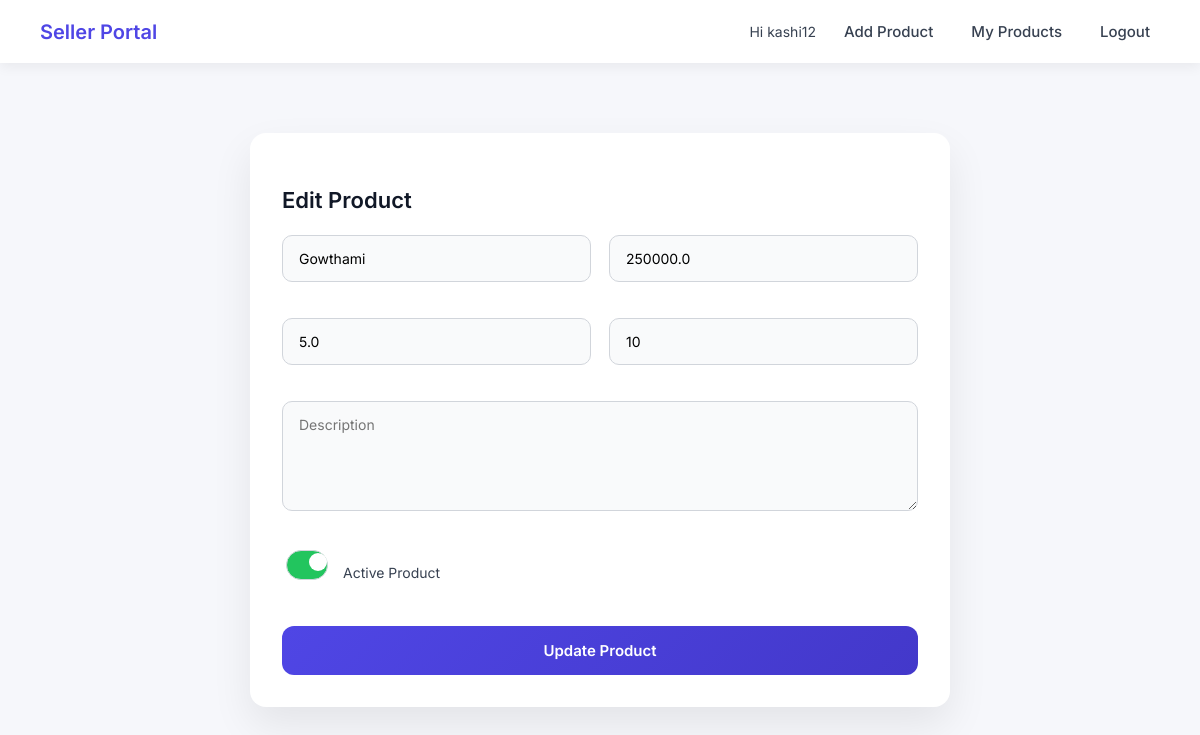
The page /seller/product/edit/12/ (signed in) on the database as committed earlier.
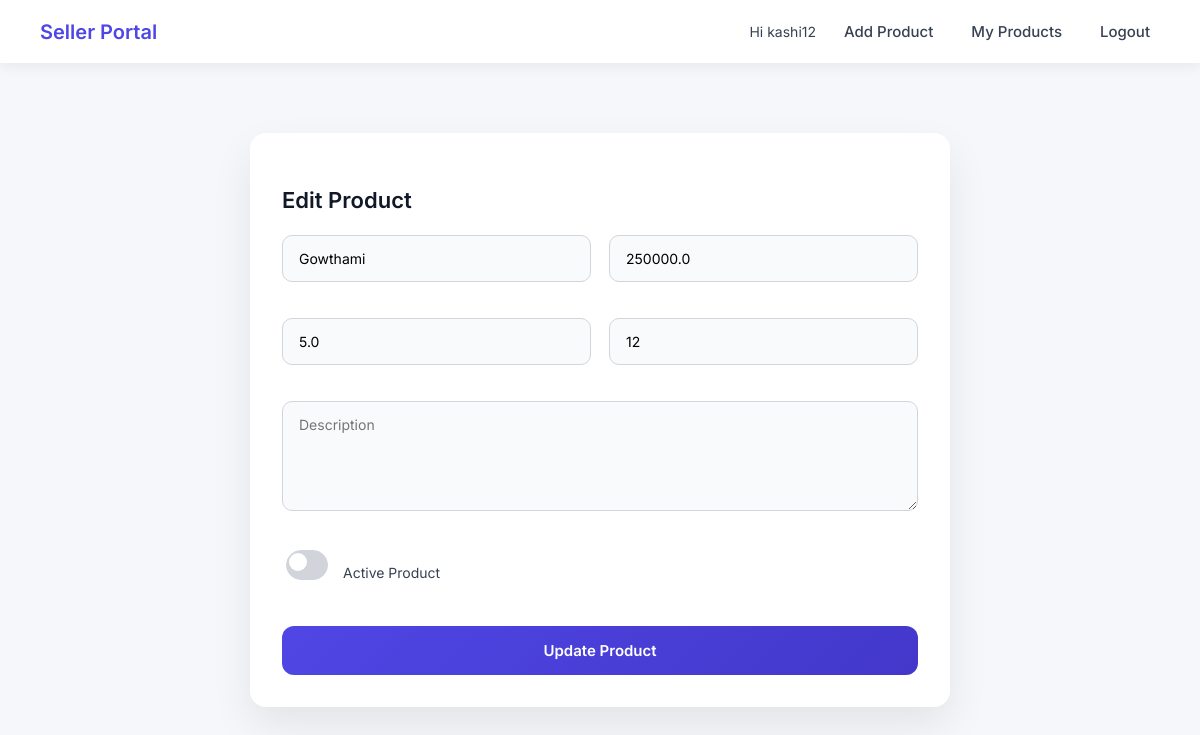
The same page on the database as committed later.
### product/models.py (models this page shows, shortened)
class Product(models.Model):
    seller_id=models.ForeignKey(Seller_Profile,on_delete=models.CASCADE)
    category_id=models.ForeignKey(Category,on_delete=models.CASCADE)
    name=models.CharField(max_length=100)
    price=models.FloatField()
    discount_percentage=models.FloatField()
    stock=models.IntegerField()
    is_active=models.BooleanField(default=False)
    created_date=models.DateTimeField(auto_now_add=True)

### sellers/views.py (the view, shortened to what this page needs)
# urls.py: path('product/edit/<int:pid>/', edit_product, name='edit_product'),
@login_required(login_url='sellers:login_seller')
def edit_product(request, pid):
    product = get_object_or_404(Product, id=pid)
    return render(request, 'seller/edit_product.html', {'product': product})

### template/seller/edit_product.html (shortened to what this page needs)
{% extends 'seller/base.html' %}
{% block content %}
<div class="edit-card">
    <h3>Edit Product</h3>
    <form method="POST" class="edit-form" onsubmit="handleUpdate()">
        <input name="name" value="{{ product.name }}" placeholder="Product Name" required>
        <input name="price" value="{{ product.price }}" placeholder="Price" required>
        <input name="desc_price" value="{{ product.discount_percentage }}" placeholder="Discount Price">
        <input name="stock" value="{{ product.stock }}" placeholder="Stock" required>
        <textarea name="descp" placeholder="Description">{{ product.descp }}</textarea>
        <label class="toggle">
            <input type="checkbox" name="is_activate" value="true"
                   {% if product.is_active %}checked{% endif %}>
            Active Product
        </label>
        <button id="updateBtn" type="submit">Update Product</button>
    </form>
</div>
{% endblock %}

Rows that differ between the two databases and show on the page:
changed Product "Gowthami": stock "10" → "12"; is_active "☑" → "☐"
